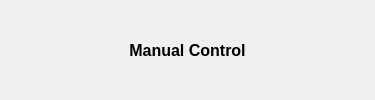
<?xml version="1.0" encoding="UTF-8"?>
<ui version="4.0">
 <class>WidgetFrontPanel_MotionControl</class>
 <widget class="QWidget" name="WidgetFrontPanel_MotionControl">
  <property name="geometry">
   <rect>
    <x>0</x>
    <y>0</y>
    <width>375</width>
    <height>100</height>
   </rect>
  </property>
  <property name="sizePolicy">
   <sizepolicy hsizetype="Fixed" vsizetype="Fixed">
    <horstretch>0</horstretch>
    <verstretch>0</verstretch>
   </sizepolicy>
  </property>
  <property name="minimumSize">
   <size>
    <width>375</width>
    <height>100</height>
   </size>
  </property>
  <property name="maximumSize">
   <size>
    <width>375</width>
    <height>16777215</height>
   </size>
  </property>
  <property name="windowTitle">
   <string>Form</string>
  </property>
  <layout class="QVBoxLayout" name="verticalLayout">
   <item>
    <layout class="QHBoxLayout" name="horizontalLayout_6">
     <item>
      <spacer name="horizontalSpacer">
       <property name="orientation">
        <enum>Qt::Horizontal</enum>
       </property>
       <property name="sizeHint" stdset="0">
        <size>
         <width>40</width>
         <height>20</height>
        </size>
       </property>
      </spacer>
     </item>
     <item>
      <layout class="QGridLayout" name="gridLayout_4">
       <item row="0" column="0">
        <widget class="QLabel" name="label_ManualControl">
         <property name="sizePolicy">
          <sizepolicy hsizetype="MinimumExpanding" vsizetype="Fixed">
           <horstretch>0</horstretch>
           <verstretch>0</verstretch>
          </sizepolicy>
         </property>
         <property name="minimumSize">
          <size>
           <width>0</width>
           <height>20</height>
          </size>
         </property>
         <property name="maximumSize">
          <size>
           <width>16777215</width>
           <height>20</height>
          </size>
         </property>
         <property name="font">
          <font>
           <pointsize>12</pointsize>
           <weight>75</weight>
           <bold>true</bold>
          </font>
         </property>
         <property name="text">
          <string>Manual Control</string>
         </property>
         <property name="alignment">
          <set>Qt::AlignCenter</set>
         </property>
        </widget>
       </item>
      </layout>
     </item>
     <item>
      <spacer name="horizontalSpacer_2">
       <property name="orientation">
        <enum>Qt::Horizontal</enum>
       </property>
       <property name="sizeHint" stdset="0">
        <size>
         <width>40</width>
         <height>20</height>
        </size>
       </property>
      </spacer>
     </item>
    </layout>
   </item>
  </layout>
 </widget>
 <resources/>
 <connections/>
</ui>
